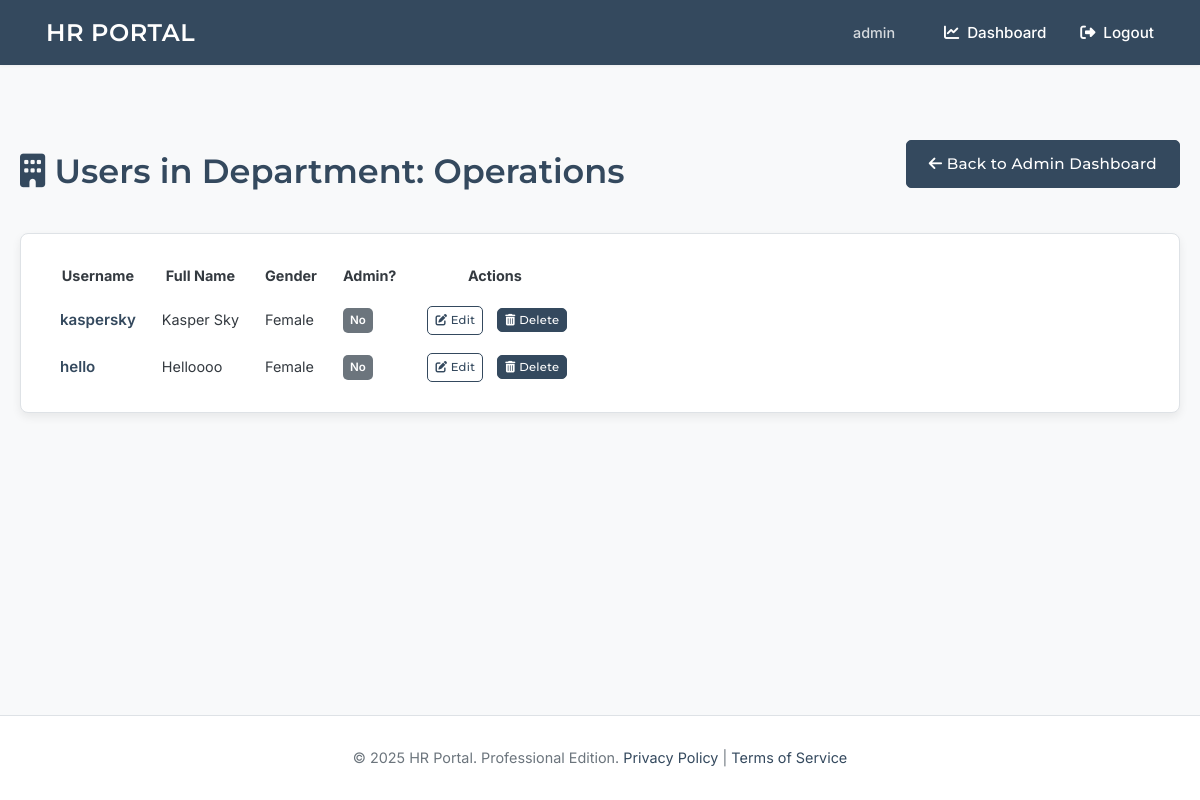
Screenshot of /admin/department/Operations/users (signed in) with the database file from the repository.
### tables this page shows
CREATE TABLE users (
    id INTEGER PRIMARY KEY AUTOINCREMENT,
    username TEXT UNIQUE NOT NULL,
    password_hash TEXT NOT NULL,
    is_admin BOOLEAN NOT NULL DEFAULT 0,
    full_name TEXT,             -- NEW
    gender TEXT,                -- NEW (e.g., 'male', 'female', 'other', 'prefer_not_to_say')
    department TEXT             -- NEW
);

### app.py (the view)
@app.route('/admin/department/<path:department_name>/users') # The URL rule
@login_required
@admin_required
def admin_view_department_users(department_name): # This function name becomes the endpoint
    db = get_db()
    actual_department_name = unquote(department_name)
    query = "SELECT id, username, full_name, gender, is_admin FROM users WHERE department = ?"
    params = [actual_department_name]
    if actual_department_name == 'Unassigned':
        query = "SELECT id, username, full_name, gender, is_admin FROM users WHERE department IS NULL OR department = ''"
        params = []
    department_users = db.execute(query, tuple(params)).fetchall()
    return render_template('admin_department_users.html',
                           department_name=actual_department_name,
                           users=department_users)

### app.py (called while the page is built)
def get_db():
    if 'db' not in g:
        try:
            os.makedirs(app.instance_path, exist_ok=True)
            os.makedirs(app.config['UPLOAD_FOLDER'], exist_ok=True)
            os.makedirs(app.config['PAYSLIP_UPLOAD_FOLDER'], exist_ok=True)
            os.makedirs(app.config['VACATION_APPROVAL_UPLOAD_FOLDER'], exist_ok=True)
        except OSError as e:
            app.logger.error(f"Error creating instance/upload paths: {e}")
        g.db = sqlite3.connect(app.config['DATABASE'], detect_types=sqlite3.PARSE_DECLTYPES)
        g.db.row_factory = sqlite3.Row
    return g.db

def login_required(view):
    @wraps(view)
    def wrapped_view(**kwargs):
        if getattr(g, 'user', None) is None:
            flash('Please log in to access this page.', 'error'); return redirect(url_for('login', next=request.url))
        return view(**kwargs)
    return wrapped_view

def admin_required(view):
    @wraps(view)
    def wrapped_view(**kwargs):
        current_user = getattr(g, 'user', None)
        if not current_user or not current_user['is_admin']:
            flash('Admin access required for this page.', 'error'); return redirect(url_for('dashboard'))
        return view(**kwargs)
    return wrapped_view

@app.before_request
def load_logged_in_user():
    user_id = session.get('user_id'); g.user = None
    if user_id is not None:
        g.user = get_db().execute('SELECT id, username, is_admin, full_name, gender, department FROM users WHERE id = ?', (user_id,)).fetchone()

@app.context_processor
def inject_now(): return {'now': datetime.utcnow()}

### templates/admin_department_users.html (shortened to what this page needs)
{% extends 'base.html' %}
{% block content %}
<div class="department-users-container">
    <header class="page-header-section" style="display: flex; justify-content: space-between; align-items: center; margin-bottom: 25px;">
        <h1 class="page-title">
            <i class="fas fa-building"></i> Users in Department: {{ department_name }}
        </h1>
        <a href="{{ url_for('dashboard') }}" class="btn btn-sm btn-outline-secondary">
            <i class="fas fa-arrow-left"></i> Back to Admin Dashboard
        </a>
    </header>
    {% if users %}
        <div class="table-responsive-wrapper professional-panel">
            <table class="professional-table admin-user-table">
                <thead>
                    <tr>
                        <th>Username</th>
                        <th>Full Name</th>
                        <th>Gender</th>
                        <th>Admin?</th>
                        <th>Actions</th>
                    </tr>
                </thead>
                <tbody>
                    {% for user_item in users %}
                    <tr>
                        <td>
                            <a href="{{ url_for('admin_view_user_profile', user_id=user_item.id) }}" class="username-link" title="View {{ user_item.username }}'s Profile">
                                <strong>{{ user_item.username }}</strong>
                            </a>
                        </td>
                        <td>{{ user_item.full_name if user_item.full_name else '-' }}</td>
                        <td>{{ user_item.gender if user_item.gender else '-' }}</td>
                        <td>
                            <span class="status-badge {{ 'status-admin' if user_item.is_admin else 'status-user' }}">
                                {{ "Yes" if user_item.is_admin else "No" }}
                            </span>
                        </td>
                        <td class="actions-cell">
                            <a href="{{ url_for('admin_update_user', user_id=user_item.id) }}" class="btn btn-sm btn-outline-primary action-btn" title="Edit User">
                                <i class="fas fa-edit"></i> Edit
                            </a>
                            {% if g.user.id != user_item.id %}
                            <form action="{{ url_for('admin_delete_user', user_id=user_item.id) }}" method="post" class="delete-form"
                                  onsubmit="return confirm('Are you sure you want to delete {{ user_item.username }}? This action cannot be undone.');">
                                <button type="submit" class="btn btn-sm btn-danger action-btn" title="Delete User">
                                    <i class="fas fa-trash-alt"></i> Delete
                                </button>
                            </form>
                            {% endif %}
                        </td>
                    </tr>
                    {% endfor %}
                </tbody>
            </table>
        </div>
    {% endif %}
</div>
{% endblock %}

### templates/base.html (shortened to what this page needs)
<!doctype html>
<html lang="en">
<head>
    <link rel="stylesheet" href="https://cdnjs.cloudflare.com/ajax/libs/font-awesome/6.4.0/css/all.min.css">
    <link rel="stylesheet" href="https://cdn.jsdelivr.net/npm/flatpickr/dist/flatpickr.min.css">
</head>
<body>
    <nav class="navbar">
        <a href="{{ url_for('index') }}" class="site-title">HR PORTAL</a>
        <div class="right">
            {% if g.user %}
                <span>{{ g.user.username }}</span>
                <a href="{{ url_for('dashboard') }}"><i class="fas fa-chart-line fa-fw"></i> Dashboard</a>
                <a href="{{ url_for('logout') }}"><i class="fas fa-sign-out-alt fa-fw"></i> Logout</a>
            {% else %}
                <a href="{{ url_for('login') }}"><i class="fas fa-sign-in-alt fa-fw"></i> Login</a>
                <a href="{{ url_for('register') }}"><i class="fas fa-user-plus fa-fw"></i> Register</a>
            {% endif %}
        </div>
    </nav>
    <main class="container">
        {% block content %}{% endblock %}
    </main>
    <footer>
        © {{ now.year if now else '2024' }} HR Portal. Professional Edition.
        <a href="#">Privacy Policy</a> | <a href="#">Terms of Service</a>
    </footer>
</body>
</html>

### templates/base.html (style rules this page uses)
:root { --primary-color: #34495e; --secondary-color: #b28c5e; --accent-color: #48a9a6; --background-color: #f8f9fa; --card-bg: #ffffff; --text-color-dark: #343a40; --text-color-headings: var(--primary-color); --text-color-light: #6c757d; --border-color: #dee2e6; --border-radius-md: 8px; --border-radius-sm: 5px; --shadow-sm: 0 1px 3px rgba(0, 0, 0, 0.05); --shadow-md: 0 4px 10px rgba(0, 0, 0, 0.07); --font-family-headings: 'Montserrat', sans-serif; --font-family-body: 'Inter', sans-serif; }
*, *::before, *::after { box-sizing: border-box; }
body { font-family: var(--font-family-body); font-weight: 400; margin: 0; background-color: var(--background-color); color: var(--text-color-dark); line-height: 1.65; display: flex; flex-direction: column; min-height: 100vh; }
.navbar { background-color: var(--primary-color); padding: 0 30px; box-shadow: var(--shadow-sm); display: flex; justify-content: space-between; align-items: center; height: 65px; position: sticky; top: 0; z-index: 1000; }
.navbar a, .navbar span { color: #ffffff; padding: 10px 16px; text-decoration: none; font-size: 0.95em; font-weight: 500; transition: background-color 0.2s; display: inline-flex; align-items: center; }
.navbar .site-title { font-family: var(--font-family-headings); font-weight: 600; font-size: 1.5em; letter-spacing: 0.5px; }
.navbar .right { display: flex; align-items: center; }
.navbar .right span { margin-right: 15px; font-size: 0.9em; opacity: 0.8; }
.navbar .right a i { margin-right: 6px; }
.container { width: 100%; margin: 30px auto; padding: 0 20px; flex-grow: 1; }
.page-title { font-family: var(--font-family-headings); font-weight: 600; font-size: 2.1em; color: var(--text-color-headings); margin-bottom: 10px; }
.btn { display: inline-block; background-color: var(--primary-color); color: white; padding: 10px 22px; border: 1px solid var(--primary-color); border-radius: var(--border-radius-sm); text-decoration: none; font-size: 0.95em; font-weight: 500; font-family: var(--font-family-headings); letter-spacing: 0.3px; cursor: pointer; text-align: center; vertical-align: middle; transition: background-color 0.2s, border-color 0.2s, color 0.2s, transform 0.1s; }
.btn-outline-primary { background-color: transparent; color: var(--primary-color); border: 1px solid var(--primary-color); }
footer { text-align: center; padding: 30px 20px; background-color: var(--card-bg); color: var(--text-color-light); margin-top: auto; font-size: 0.9em; border-top: 1px solid var(--border-color); }
footer a { color: var(--primary-color); text-decoration: none; }

### templates/admin_department_users.html (style rules this page uses)
.professional-panel { background-color: var(--card-bg); padding: 20px 25px; border-radius: var(--border-radius-md); box-shadow: var(--shadow-md); border: 1px solid var(--border-color); }
.admin-user-table th, .admin-user-table td { padding: 8px 12px; font-size: 0.9em; }
.username-link { color: var(--primary-color); text-decoration: none; font-weight: 500; }
.username-link strong { font-size: 1.05em; font-weight: 600; }
.status-badge { padding: 3px 7px; border-radius: var(--border-radius-sm); font-size:0.8em; font-weight:600; color:white; display:inline-block; }
.status-user { background-color: var(--text-color-light); }
.actions-cell { white-space: nowrap; text-align: right; }
.actions-cell .action-btn { margin-left: 5px; padding: 4px 7px; font-size: 0.8em; }
.delete-form { display:inline-block; margin-left: 5px; }

### rows the page displays
users: user.username "admin"
users: username "kaspersky", full_name "Kasper Sky", gender "Female", is_admin "No"
users: username "hello", full_name "Helloooo", gender "Female", is_admin "No"

### other values shown
{{ department_name }} "Operations"
